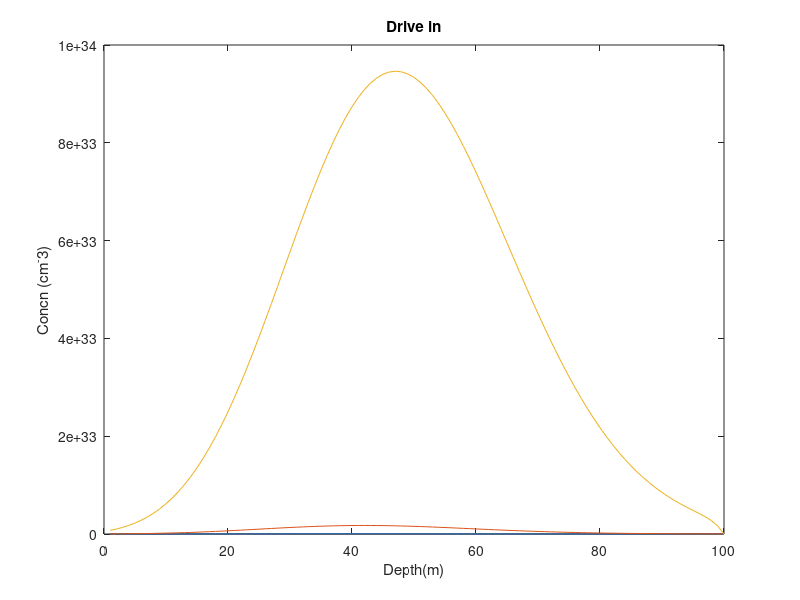

Reproduce this figure in MATLAB.
clear all;
clc;
close all;
C=zeros(1,100);
 
C(1:2)=2e19;
iterations=100;
 for runs=1:iterations
    for i=1:1:99
        if i==1
             C(i)=0.6*(C(i+1)+C(i));
        else
             C(i)=0.6*(C(i-1)+C(i+1)); 
        end
    end
    if mod(runs,10)==1
    plot(C);
    hold on;
    title('Drive in');
    xlabel('Depth(m)');
    ylabel('Concn (cm^-3)');
    drawnow;
    F(runs) = getframe(gcf);
    end
end
